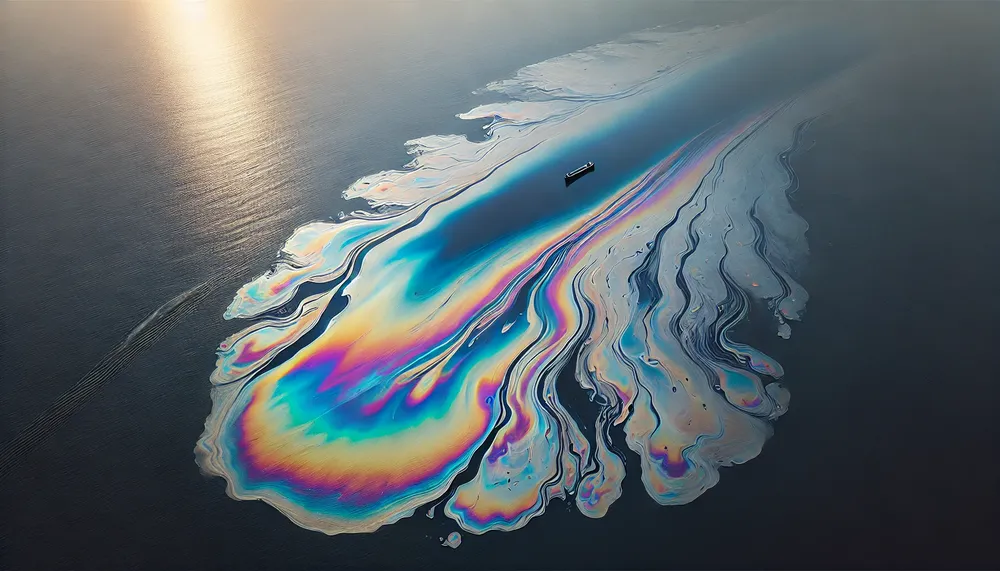
#> input picture 2.webp, 1000 x 571 px, shrunk from 1792 x 1024 before the run
$ python -i get_color.py   (imports and definitions only)
#> lines starting #> are read from the running program, lines starting #| are printed output that depends on the picture
#> further down, picture is the input picture: shape (571, 1000, 3); mean B, G, R 106.7, 101.4, 91.3
import cv2
import numpy as np
import argparse

ap = argparse.ArgumentParser()
# [2 lines not run here, left out]

def equalHistColor (img):
    img_yuv = cv2.cvtColor(img, cv2.COLOR_BGR2YUV)
#> img_yuv: shape (571, 1000, 3); mean of channels 0, 1, 2 99, 131.8, 121.2
    img_yuv[:,:,0] = cv2.equalizeHist(img_yuv[:,:,0])
#> img_yuv: shape (571, 1000, 3); mean of channels 0, 1, 2 128.4, 131.8, 121.2
    img_output = cv2.cvtColor(img_yuv, cv2.COLOR_YUV2BGR)
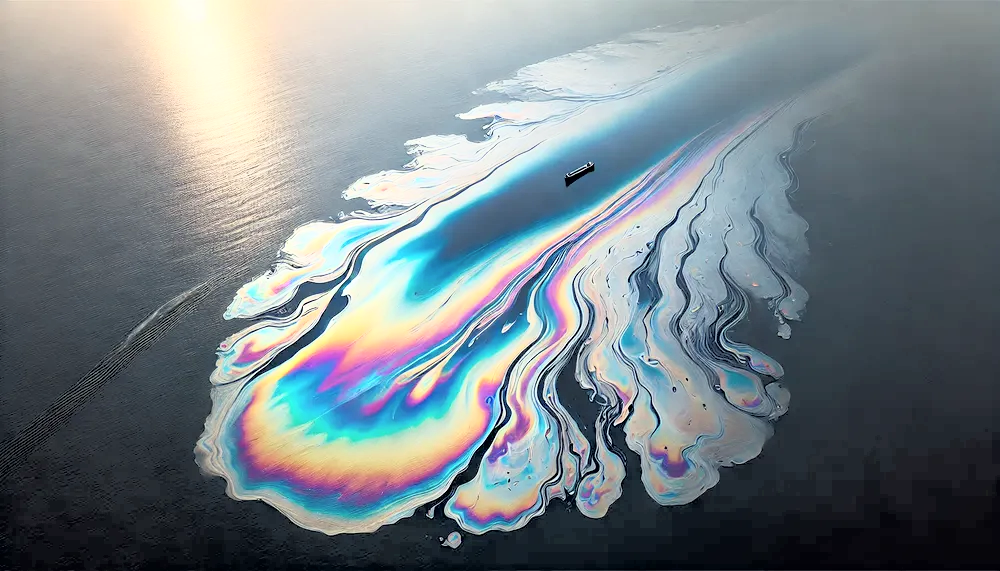
#> img_output: shape (571, 1000, 3); mean B, G, R 136, 130.9, 120.3
    return img_output

def click_and_crop(event, x, y, flags, param):
    global x_start, y_start, x_end, y_end, cropping, getROI
    if event == cv2.EVENT_LBUTTONDOWN:
        x_start, y_start, x_end, y_end = x, y, x, y
        cropping = True
    elif event == cv2.EVENT_MOUSEMOVE:
        if cropping == True:
            x_end, y_end = x, y
    elif event == cv2.EVENT_LBUTTONUP:
        x_end, y_end = x, y
        cropping = False
        getROI = True

x_start, y_start, x_end, y_end = 0, 0, 0, 0
cropping = False
getROI = False
refPt = []

# [1 line not run here, left out]
#image = equalHistColor(image)
# [1 line that did not run here, left out]

# [20 lines not run here, left out]

refPt = [(x_start, y_start), (x_end, y_end)]
# [6 lines not run here, left out]

>>> import cv2
>>> picture = cv2.imread('2.webp')
>>> result = equalHistColor(picture)

$ run again, on 1.webp
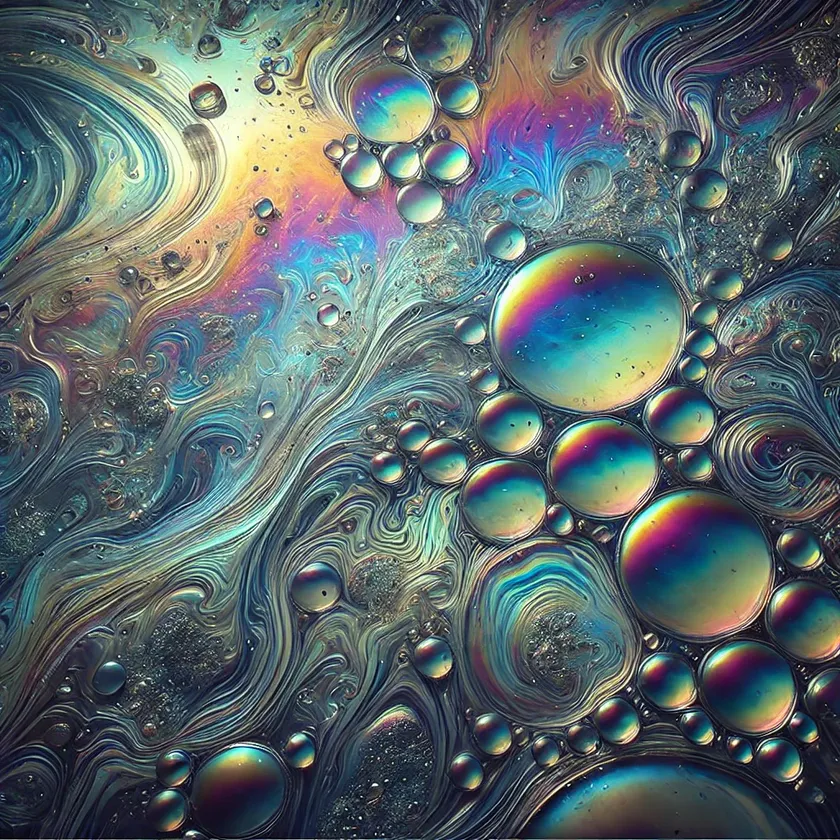
#> input picture 1.webp, 840 x 840 px, shrunk from 1024 x 1024 before the run
#> picture is the input picture: shape (840, 840, 3); mean B, G, R 107.2, 104.8, 91
#> in equalHistColor, `img_output = cv2.cvtColor(img_yuv, cv2.COLOR_YUV2BGR)`:
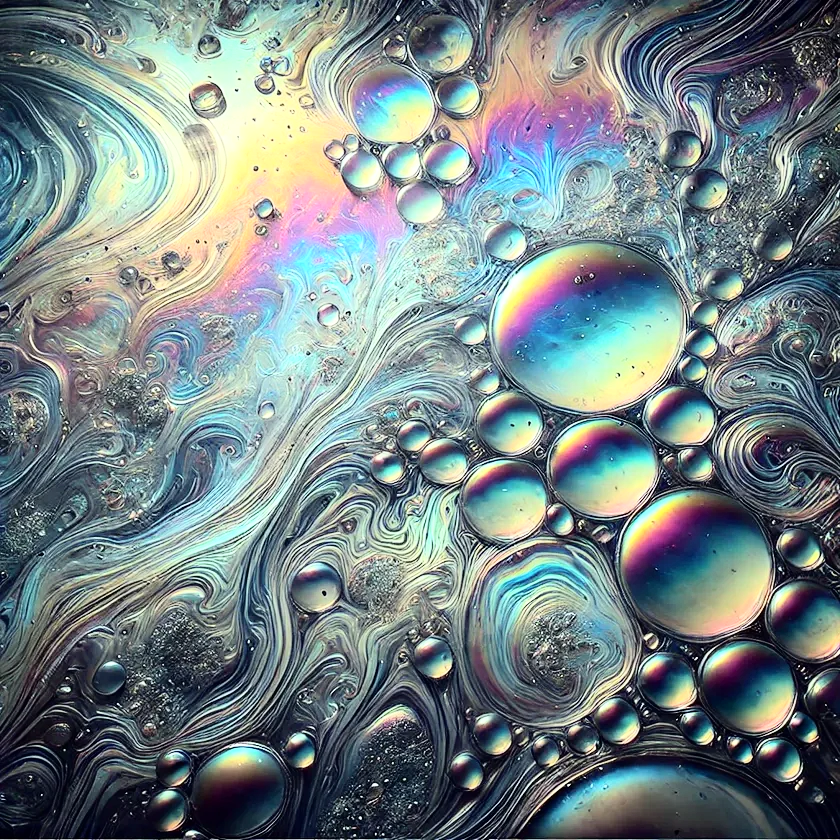
#> img_output: shape (840, 840, 3); mean B, G, R 134.3, 131.9, 117.8

$ run again, on img1.jpeg
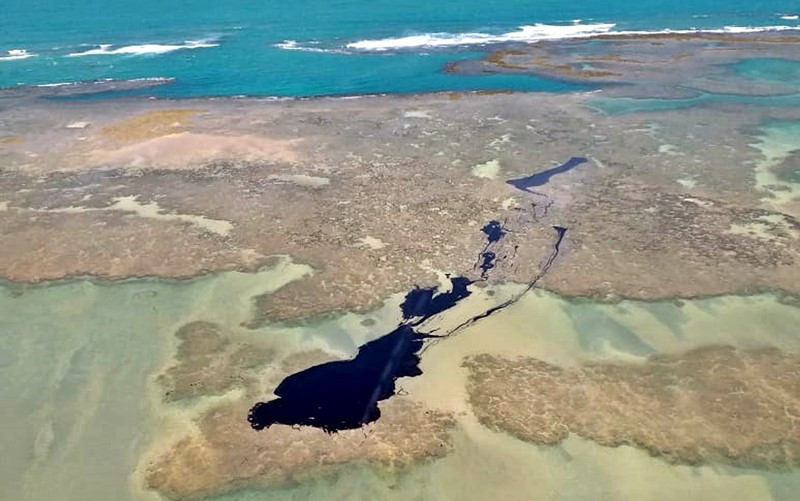
#> input picture img1.jpeg, 800 x 501 px
#> picture is the input picture: shape (501, 800, 3); mean B, G, R 137.3, 149.4, 142.2
#> in equalHistColor, `img_output = cv2.cvtColor(img_yuv, cv2.COLOR_YUV2BGR)`:
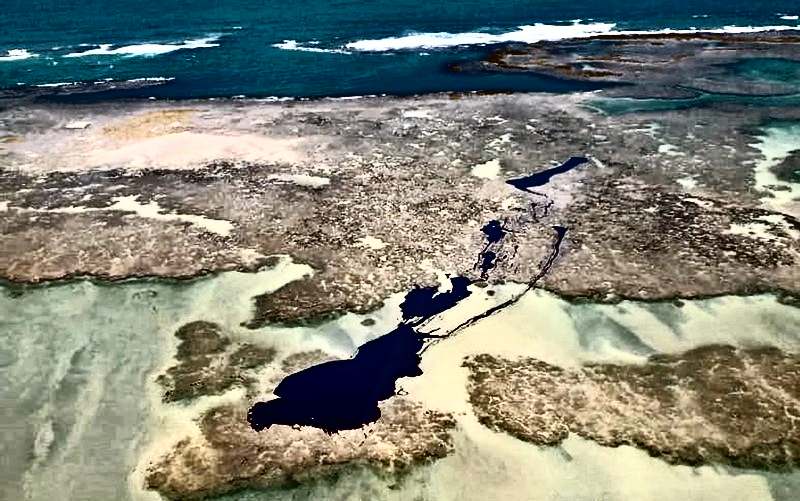
#> img_output: shape (501, 800, 3); mean B, G, R 120.5, 132.4, 129.4

$ run again, on img2.jpg
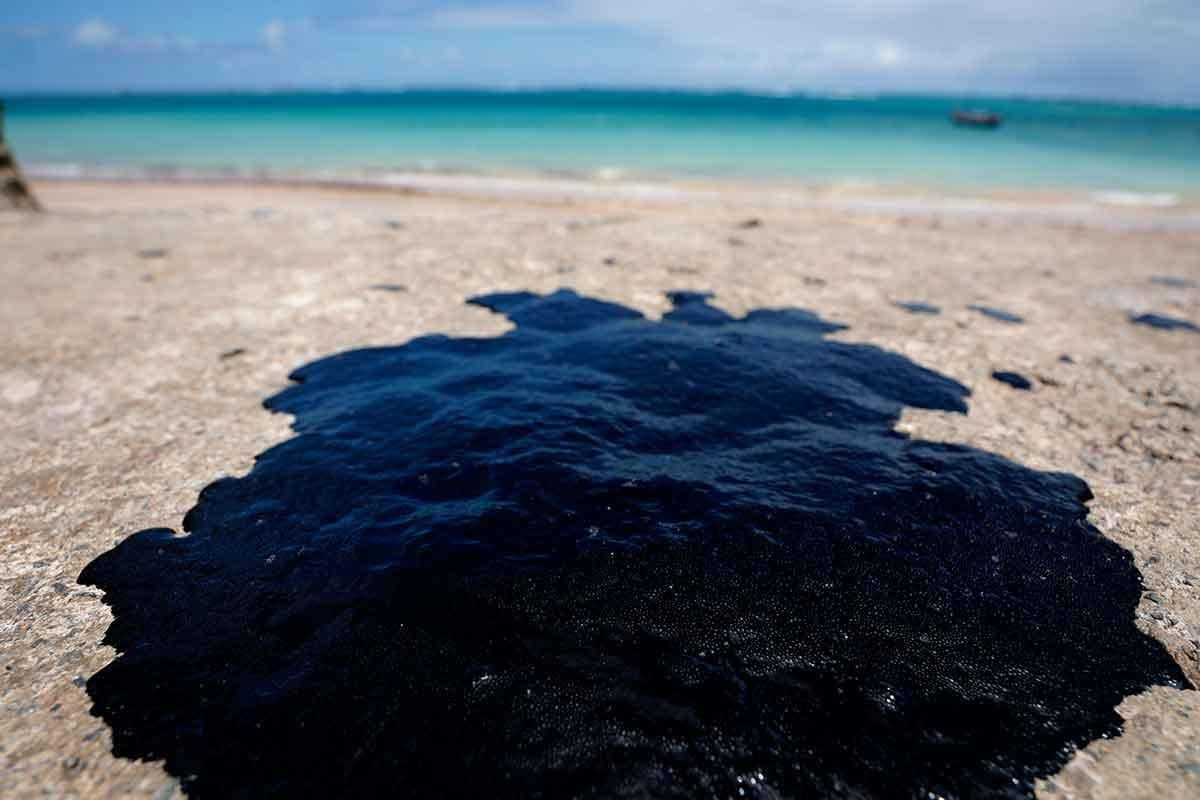
#> input picture img2.jpg, 1200 x 800 px
#> picture is the input picture: shape (800, 1200, 3); mean B, G, R 114.5, 104.6, 93.7
#> in equalHistColor, `img_output = cv2.cvtColor(img_yuv, cv2.COLOR_YUV2BGR)`:
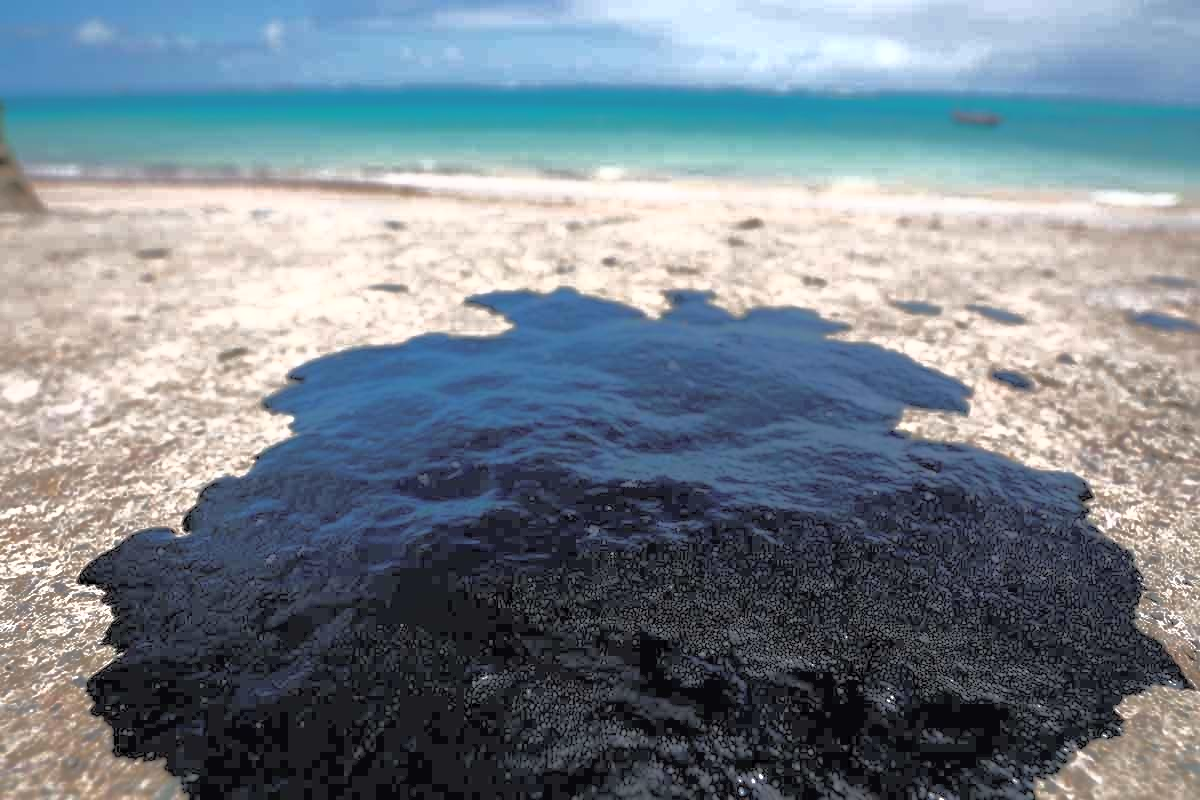
#> img_output: shape (800, 1200, 3); mean B, G, R 140.7, 131.1, 119.8
